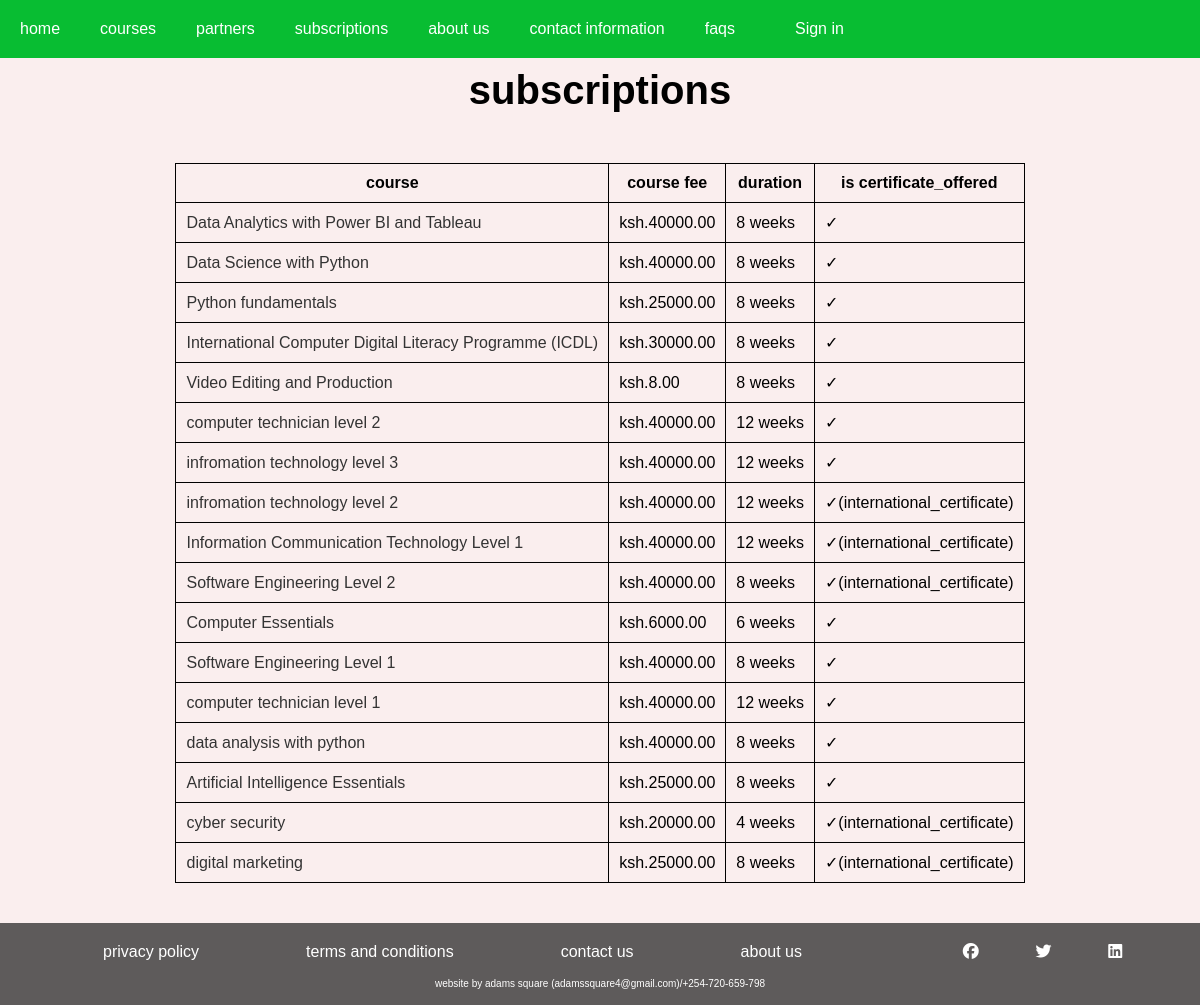
/home/subscription, run on the app's committed database.
### courses/models.py (models this page shows, shortened)
class Course(models.Model):
    owner = models.ForeignKey(
        settings.AUTH_USER_MODEL,
        related_name="courses_created",
        on_delete=models.CASCADE,
    )
    subject = models.ForeignKey(
        Subject, related_name="courses", on_delete=models.CASCADE
    )
    title = models.CharField(max_length=200)
    slug = models.SlugField(max_length=200, unique=True)
    overview = models.TextField()
    created = models.DateTimeField(auto_now_add=True)
    image = models.ImageField(upload_to="images/course/photos", blank=True, null=True)
    cert_benefit = models.TextField(blank=True, null=True)
    international_certification = models.BooleanField(default=False)
    period_in_weeks = models.IntegerField(blank=True, null=True)
    fee = models.DecimalField(max_digits=9, decimal_places=2, blank=True, null=True)
    class Meta:
        ordering = ["-created"]

### courses/views.py (the view)
# urls.py: path("home/subscription", views.subscription, name="subscription"),
def subscription(request):
    subs = Course.objects.all()
    context = {
        "subs": subs,
    }
    return render(request, "public/subscription.html", context)

### courses/templatetags/course.py (called while the page is built)
@register.filter(name="has_group")
def has_group(user, group_name):
    return user.groups.filter(name=group_name).exists()

### courses/templates/public/subscription.html (shortened to what this page needs)
{% extends "base.html" %}
{% load static %}
{% block content %}
<div class="oc_title">subscriptions</div>
<div class="sub_table">
<table>
    <thead>
        <tr>
            <th>course</th>
            <th>course fee</th>
            <th>duration</th>
            <th>is certificate_offered</th>
        </tr>
    </thead>
    <tbody>
        {% for sub in subs  %}
        <tr>
            <td><a href="{% url "course_about" sub.id sub.title %}" class="h_link">{{ sub.title }}</a></td>
            <td>ksh.{{ sub.fee }}</td>
            <td>{{ sub.period_in_weeks }} weeks</td>
            <td>
                {% if sub.international_certification %}
                   &check;(international_certificate)
                {% else %}
                 &check;
                {% endif %}
            </td>
        </tr>
        {% endfor %}
    </tbody>
</table>
</div>
{% endblock content %}

### staticfiles/courses/css/styles.css (style rules this page uses)
* { box-sizing: border-box; }
body { font-family: Arial, sans-serif; margin: 0; padding: 0; background-color: rgba(241, 200, 200, 0.295); }
.h_link { text-decoration: none; color: #333; }
.oc_title { font-size: 2.5em; padding: 10px; text-align: center; font-weight: bolder; }
.sub_table { display: flex; align-items: center; justify-content: center; margin: 30px; padding: 10px; }
.sub_table table th, .sub_table table td { border: 1px solid black; padding: 10px; }
.sub_table table { border-collapse: collapse; }

### data on the page
Course: title "Data Analytics with Power BI and Tableau", fee "40000.00", period_in_weeks "8"
Course: title "Data Science with Python", fee "40000.00", period_in_weeks "8"
Course: title "Python fundamentals", fee "25000.00", period_in_weeks "8"
Course: title "International Computer Digital Literacy Programme (ICDL)", fee "30000.00", period_in_weeks "8"
Course: title "Video Editing and Production", fee "8.00", period_in_weeks "8"
Course: title "computer technician level 2", fee "40000.00", period_in_weeks "12"
Course: title "infromation technology level 3", fee "40000.00", period_in_weeks "12"
Course: title "infromation technology level 2", fee "40000.00", period_in_weeks "12", international_certification "✓(international_certificate)"
Course: title "Information Communication Technology Level 1", fee "40000.00", period_in_weeks "12", international_certification "✓(international_certificate)"
Course: title "Software Engineering Level 2", fee "40000.00", period_in_weeks "8", international_certification "✓(international_certificate)"
Course: title "Computer Essentials", fee "6000.00", period_in_weeks "6"
Course: title "Software Engineering Level 1", fee "40000.00", period_in_weeks "8"
Course: title "computer technician level 1", fee "40000.00", period_in_weeks "12"
Course: title "data analysis with python", fee "40000.00", period_in_weeks "8"
Course: title "Artificial Intelligence Essentials", fee "25000.00", period_in_weeks "8"
Course: title "cyber security", fee "20000.00", period_in_weeks "4", international_certification "✓(international_certificate)"
Course: title "digital marketing", fee "25000.00", period_in_weeks "8", international_certification "✓(international_certificate)"
